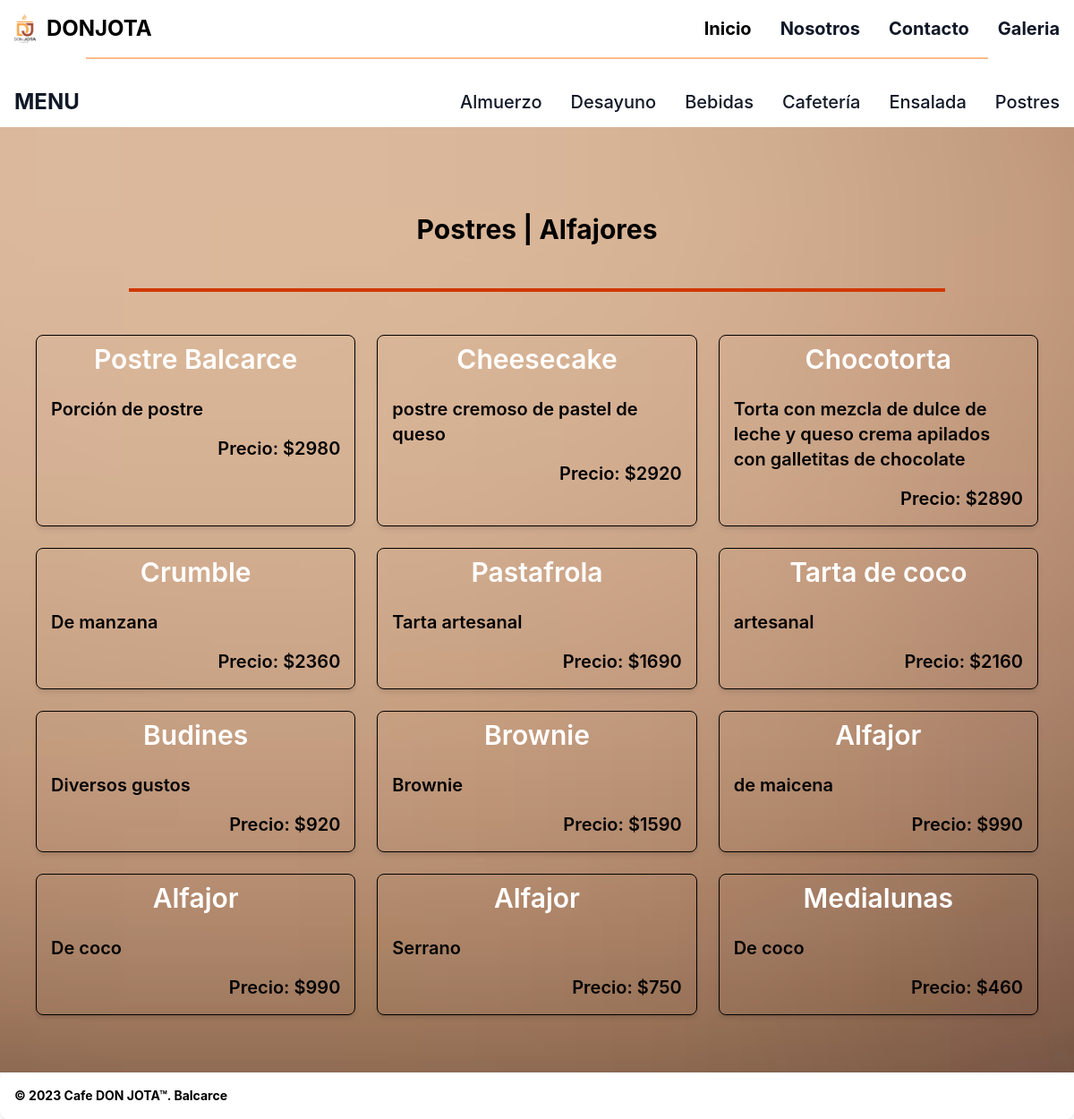
The page /postres/ on the database its author committed.
### appweb/models.py (models this page shows)
class Postres(models.Model):
    nombre = models.CharField(max_length=100)
    descripcion = models.TextField()
    precio = models.IntegerField(default=0)

### appweb/views.py (the view)
# urls.py: path('postres/',postres, name='postres'),
def postres(request):
    postres = Postres.objects.all()
    return render(request, "platos/postres.html",
                  {"postres": postres})

### templates/platos/postres.html
{% extends "./comidas.html" %}
{% load static %}
{% block body_content %}
<section>
    <h1 class="text-center font-bold text-3xl mt-8">Postres | Alfajores</h1>
    <hr class="my-12 border-t-4 border-orange-600 mx-36 md:mx-36">
    <div class="grid gap-6 md:grid-cols-2 lg:grid-cols-3 xl:grid-cols-4 mx-auto max-w-7xl px-10">
        {% for postre in postres %}
        <div class="border border-black rounded-lg shadow-md ">
            <h5 class="px-4 py-2 text-white font-semibold text-3xl text-center">{{ postre.nombre }}</h5>
            <div class="p-4  font-semibold text-xl" >
                <p class="text-black">{{ postre.descripcion }}</p>
                <p class="text-black mt-4 text-right">Precio: ${{ postre.precio }}</p>
            </div>
        </div>
        {% endfor %}
    </div>
</section>
{% endblock %}

### rows shown on the page
Postres: nombre "Postre Balcarce", descripcion "Porción de postre", precio "2980"
Postres: nombre "Cheesecake", descripcion "postre cremoso de pastel de queso", precio "2920"
Postres: nombre "Chocotorta", descripcion "Torta con mezcla de dulce de leche y queso crema apilados con galletitas de chocolate", precio "2890"
Postres: nombre "Crumble", descripcion "De manzana", precio "2360"
Postres: nombre "Pastafrola", descripcion "Tarta artesanal", precio "1690"
Postres: nombre "Tarta de coco", descripcion "artesanal", precio "2160"
Postres: nombre "Budines", descripcion "Diversos gustos", precio "920"
Postres: nombre "Brownie", descripcion "Brownie", precio "1590"
Postres: nombre "Alfajor", descripcion "de maicena", precio "990"
Postres: nombre "Alfajor", descripcion "De coco", precio "990"
Postres: nombre "Alfajor", descripcion "Serrano", precio "750"
Postres: nombre "Medialunas", descripcion "De coco", precio "460"
